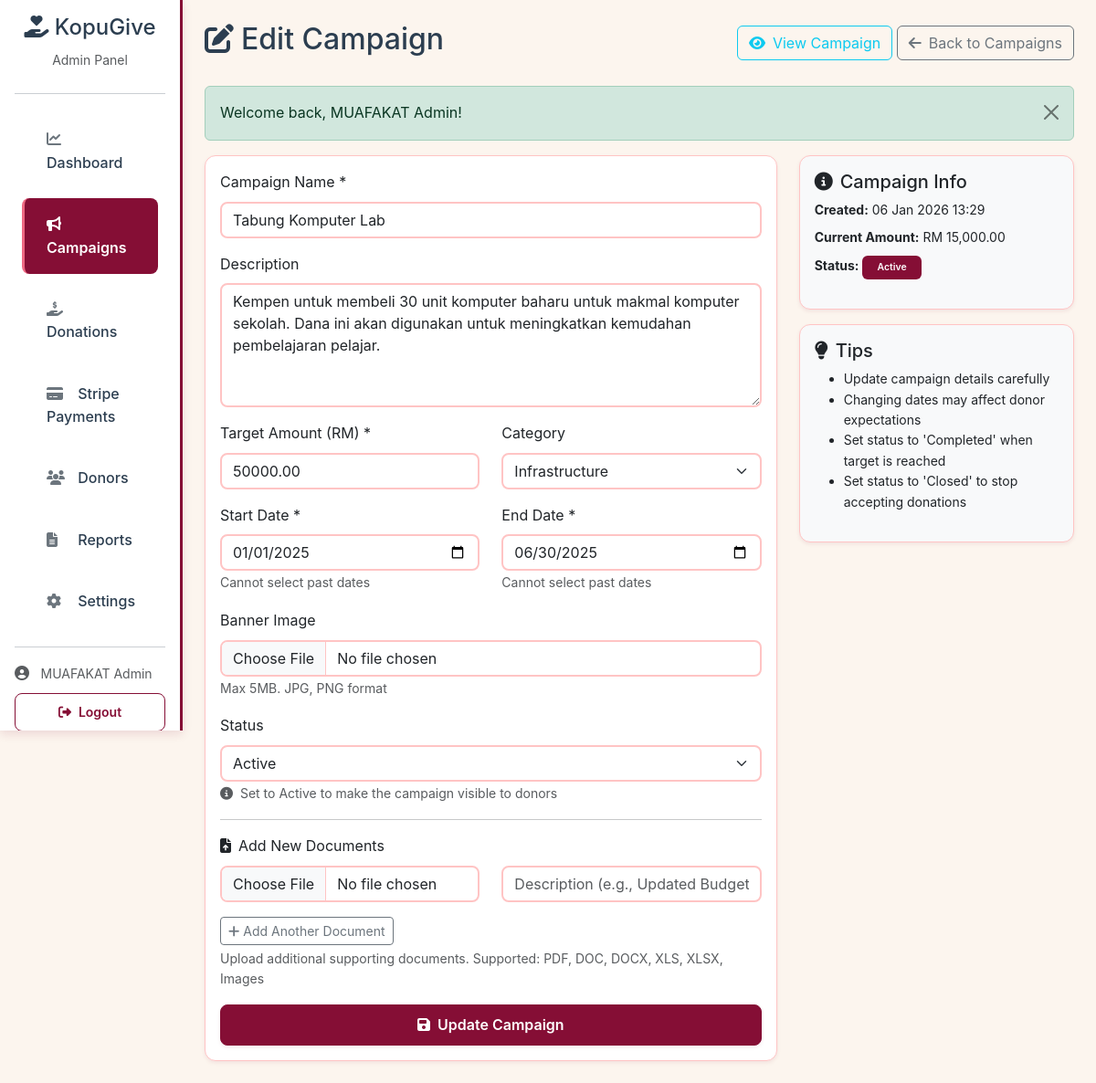
/admin/campaign_edit.php?id=1 (signed in), run on the app's committed database.
### tables this page shows
CREATE TABLE campaigns (
    campaign_id INT AUTO_INCREMENT PRIMARY KEY,
    campaign_name VARCHAR(255) NOT NULL,
    description TEXT,
    target_amount DECIMAL(10, 2) NOT NULL,
    current_amount DECIMAL(10, 2) DEFAULT 0.00,
    start_date DATE NOT NULL,
    end_date DATE NOT NULL,
    category ENUM('education', 'infrastructure', 'welfare', 'emergency', 'other') DEFAULT 'other',
    status ENUM('active', 'completed', 'closed', 'draft') DEFAULT 'draft',
    banner_image VARCHAR(255),
    created_by INT,
    created_at TIMESTAMP DEFAULT CURRENT_TIMESTAMP,
    updated_at TIMESTAMP DEFAULT CURRENT_TIMESTAMP ON UPDATE CURRENT_TIMESTAMP,
    FOREIGN KEY (created_by) REFERENCES users(user_id) ON DELETE SET NULL,
    INDEX idx_status (status),
    INDEX idx_dates (start_date, end_date)
);

### includes/functions.php (called while the page is built, shortened)
<?php
function formatCurrency($amount) {
    return 'RM ' . number_format($amount, 2);
}
function formatDate($date, $format = 'd M Y') {
    return date($format, strtotime($date));
}
function getFlashMessage() {
    if (isset($_SESSION['flash_message'])) {
        $message = [
            'type' => $_SESSION['flash_type'],
            'message' => $_SESSION['flash_message']
        ];
        return $message;
    }
    return null;
}
?>

### admin/campaign_edit.php (the view, shortened to what this page needs)
<?php
require_once '../includes/functions.php';
$db = (new Database())->getConnection();
$campaignId = $_GET['id'] ?? null;
$stmt = $db->prepare("SELECT * FROM campaigns WHERE campaign_id = ?");
$stmt->execute([$campaignId]);
$campaign = $stmt->fetch();
$flashMessage = getFlashMessage();
?>
<!DOCTYPE html>
<html lang="en">
<head>
    <link href="https://cdn.jsdelivr.net/npm/bootstrap@5.3.0/dist/css/bootstrap.min.css" rel="stylesheet">
    <link rel="stylesheet" href="https://cdnjs.cloudflare.com/ajax/libs/font-awesome/6.4.0/css/all.min.css">
</head>
<body>
    <?php include 'includes/admin_sidebar.php'; ?>
    <main class="col-md-10 ms-sm-auto px-md-4 py-4">
        <div class="d-flex justify-content-between align-items-center mb-4">
            <h2><i class="fas fa-edit me-2"></i>Edit Campaign</h2>
            <div>
                <a href="campaign_view.php?id=<?= $campaignId ?>" class="btn btn-outline-info">
                    <i class="fas fa-eye me-2"></i>View Campaign
                </a>
                <a href="campaigns.php" class="btn btn-outline-secondary">
                    <i class="fas fa-arrow-left me-2"></i>Back to Campaigns
                </a>
            </div>
        </div>
        <?php if ($flashMessage): ?>
            <div class="alert alert-<?= $flashMessage['type'] ?> alert-dismissible fade show">
                <?= $flashMessage['message'] ?>
                <button type="button" class="btn-close" data-bs-dismiss="alert"></button>
            </div>
        <?php endif; ?>
        <div class="row">
            <div class="col-md-8">
                <div class="card">
                    <div class="card-body">
                        <form method="POST" enctype="multipart/form-data">
                            <div class="mb-3">
                                <label for="campaign_name" class="form-label">Campaign Name *</label>
                                <input type="text" class="form-control" id="campaign_name" name="campaign_name"
                                       value="<?= htmlspecialchars($_POST['campaign_name'] ?? $campaign['campaign_name']) ?>" required>
                            </div>
                            <div class="mb-3">
                                <label for="description" class="form-label">Description</label>
                                <textarea class="form-control" id="description" name="description" rows="5"><?= htmlspecialchars($_POST['description'] ?? $campaign['description']) ?></textarea>
                            </div>
                            <div class="row">
                                <div class="col-md-6 mb-3">
                                    <label for="target_amount" class="form-label">Target Amount (RM) *</label>
                                    <input type="number" class="form-control" id="target_amount" name="target_amount"
                                           step="0.01" min="1" value="<?= htmlspecialchars($_POST['target_amount'] ?? $campaign['target_amount']) ?>" required>
                                </div>
                                <div class="col-md-6 mb-3">
                                    <label for="category" class="form-label">Category</label>
                                    <select class="form-select" id="category" name="category">
                                        <option value="infrastructure" <?= ($campaign['category'] === 'infrastructure') ? 'selected' : '' ?>>Infrastructure</option>
                                    </select>
                                </div>
                            </div>
                            <div class="row">
                                <div class="col-md-6 mb-3">
                                    <label for="start_date" class="form-label">Start Date *</label>
                                    <input type="date" class="form-control" id="start_date" name="start_date"
                                           min="<?= date('Y-m-d') ?>"
                                           value="<?= htmlspecialchars($_POST['start_date'] ?? $campaign['start_date']) ?>" required>
                                    <small class="text-muted">Cannot select past dates</small>
                                </div>
                                <div class="col-md-6 mb-3">
                                    <label for="end_date" class="form-label">End Date *</label>
                                    <input type="date" class="form-control" id="end_date" name="end_date"
                                           min="<?= date('Y-m-d') ?>"
                                           value="<?= htmlspecialchars($_POST['end_date'] ?? $campaign['end_date']) ?>" required>
                                    <small class="text-muted">Cannot select past dates</small>
                                </div>
                            </div>
                            <div class="mb-3">
                                <label for="banner_image" class="form-label">Banner Image</label>
                                <input type="file" class="form-control" id="banner_image" name="banner_image" accept="image/*">
                                <small class="text-muted">Max 5MB. JPG, PNG format</small>
                            </div>
                            <div class="mb-3">
                                <label for="status" class="form-label">Status</label>
                                <select class="form-select" id="status" name="status">
                                    <option value="active" <?= ($campaign['status'] === 'active') ? 'selected' : '' ?>>Active</option>
                                </select>
                                <small class="text-muted">
                                    <i class="fas fa-info-circle me-1"></i>
                                    Set to Active to make the campaign visible to donors
                                </small>
                            </div>
                            <hr>
                            <div class="mb-3">
                                <label class="form-label">
                                    <i class="fas fa-file-upload me-2"></i>Add New Documents
                                </label>
                                <div id="documentsContainer">
                                    <div class="document-upload-item mb-2">
                                        <div class="row">
                                            <div class="col-md-6">
                                                <input type="file" class="form-control" name="documents[]" accept=".pdf,.doc,.docx,.xls,.xlsx,.jpg,.jpeg,.png">
                                            </div>
                                            <div class="col-md-6">
                                                <input type="text" class="form-control" name="document_descriptions[]" placeholder="Description (e.g., Updated Budget)">
                                            </div>
                                        </div>
                                    </div>
                                </div>
                                <button type="button" class="btn btn-sm btn-outline-secondary mt-2" onclick="addDocumentField()">
                                    <i class="fas fa-plus me-1"></i>Add Another Document
                                </button>
                                <small class="text-muted d-block mt-1">Upload additional supporting documents. Supported: PDF, DOC, DOCX, XLS, XLSX, Images</small>
                            </div>
                            <div class="d-grid gap-2">
                                <button type="submit" class="btn btn-primary">
                                    <i class="fas fa-save me-2"></i>Update Campaign
                                </button>
                            </div>
                        </form>
                    </div>
                </div>
            </div>
            <div class="col-md-4">
                <div class="card bg-light mb-3">
                    <div class="card-body">
                        <h5 class="card-title"><i class="fas fa-info-circle me-2"></i>Campaign Info</h5>
                        <ul class="small list-unstyled">
                            <li class="mb-2"><strong>Created:</strong> <?= formatDate($campaign['created_at'], 'd M Y H:i') ?></li>
                            <li class="mb-2"><strong>Current Amount:</strong> <?= formatCurrency($campaign['current_amount']) ?></li>
                            <li class="mb-2"><strong>Status:</strong> <span class="badge bg-primary"><?= ucfirst($campaign['status']) ?></span></li>
                        </ul>
                    </div>
                </div>
                <div class="card bg-light">
                    <div class="card-body">
                        <h5 class="card-title"><i class="fas fa-lightbulb me-2"></i>Tips</h5>
                        <ul class="small">
                            <li>Update campaign details carefully</li>
                            <li>Changing dates may affect donor expectations</li>
                            <li>Set status to 'Completed' when target is reached</li>
                            <li>Set status to 'Closed' to stop accepting donations</li>
                        </ul>
                    </div>
                </div>
            </div>
        </div>
    </main>
</body>
</html>

### includes/theme_styles.php (style rules this page uses)
:root { --burgundy-primary: #850E35; --burgundy-dark: #6a0b2a; --coral-pink: #EE6983; --light-pink: #FFC4C4; --cream-bg: #FCF5EE; --white: #FFFFFF; --light-gray: #F8F9FA; --medium-gray: #6C757D; --dark-gray: #343A40; --border-light: #FFC4C4; --border-gray: #DEE2E6; --bg-primary: #FFFFFF; --bg-secondary: #FCF5EE; --bg-accent: #FFC4C4; --text-primary: #2C3E50; --text-secondary: #6C757D; --shadow-sm: 0 2px 4px rgba(133, 14, 53, 0.08); --shadow-md: 0 4px 10px rgba(133, 14, 53, 0.12); --shadow-lg: 0 6px 16px rgba(133, 14, 53, 0.15); }
body { font-family: 'Inter', 'Segoe UI', Tahoma, Geneva, Verdana, sans-serif; color: var(--text-primary); background-color: var(--cream-bg); line-height: 1.6; }
.btn-primary { background: var(--burgundy-primary); border-color: var(--burgundy-primary); color: var(--white); font-weight: 600; padding: 0.6rem 1.5rem; border-radius: 8px; transition: all 0.3s ease; box-shadow: var(--shadow-sm); }
.card { border: 1px solid var(--border-light); border-radius: 12px; box-shadow: var(--shadow-sm); transition: all 0.3s ease; background: var(--white); }
.badge.bg-primary { background: var(--burgundy-primary) !important; font-weight: 600; padding: 0.5rem 1rem; border-radius: 6px; }
.form-control, .form-select { border-radius: 8px; border: 2px solid var(--border-light); transition: all 0.3s ease; }
.bg-primary { background: var(--burgundy-primary) !important; color: var(--white) !important; }
a { color: var(--burgundy-primary); text-decoration: none; transition: all 0.3s ease; }

### data on the page
campaigns: campaign_name "Tabung Komputer Lab", description "Kempen untuk membeli 30 unit komputer baharu untuk makmal komputer sekolah. Dana ini akan digunakan untuk meningkatkan kemudahan pembelajaran pelajar.", target_amount "50000.00", category "Infrastructure", start_date "01/01/2025", end_date "06/30/2025", status "Active", created_at "06 Jan 2026 13:29", current_amount "RM 15,000.00"

### other printed values
$_SESSION['full_name'] "MUAFAKAT Admin"
$flashMessage['message'] "Welcome back, MUAFAKAT Admin!"
